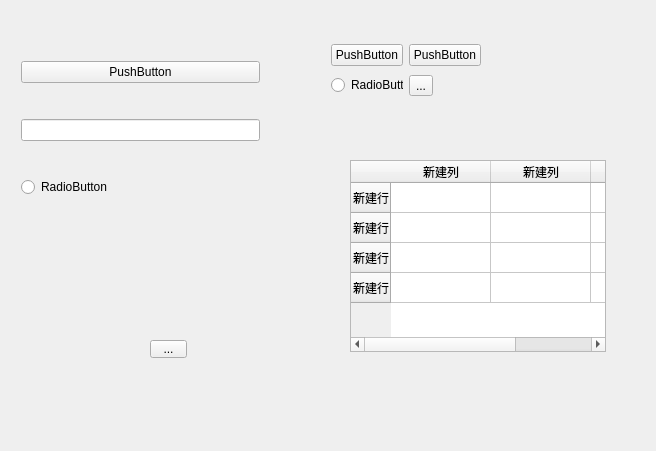
<?xml version="1.0" encoding="UTF-8"?>
<ui version="4.0">
 <class>Widget</class>
 <widget class="QWidget" name="Widget">
  <property name="geometry">
   <rect>
    <x>0</x>
    <y>0</y>
    <width>656</width>
    <height>451</height>
   </rect>
  </property>
  <property name="windowTitle">
   <string>dfgdfg</string>
  </property>
  <widget class="QWidget" name="verticalLayoutWidget">
   <property name="geometry">
    <rect>
     <x>10</x>
     <y>20</y>
     <width>261</width>
     <height>221</height>
    </rect>
   </property>
   <layout class="QVBoxLayout" name="verticalLayout">
    <item>
     <widget class="QPushButton" name="pushButton">
      <property name="text">
       <string>PushButton</string>
      </property>
     </widget>
    </item>
    <item>
     <widget class="QLineEdit" name="lineEdit"/>
    </item>
    <item>
     <widget class="QRadioButton" name="radioButton">
      <property name="text">
       <string>RadioButton</string>
      </property>
     </widget>
    </item>
   </layout>
  </widget>
  <widget class="QWidget" name="gridLayoutWidget">
   <property name="geometry">
    <rect>
     <x>320</x>
     <y>30</y>
     <width>172</width>
     <height>80</height>
    </rect>
   </property>
   <layout class="QGridLayout" name="gridLayout">
    <item row="0" column="0">
     <widget class="QPushButton" name="pushButton_2">
      <property name="text">
       <string>PushButton</string>
      </property>
     </widget>
    </item>
    <item row="0" column="1">
     <widget class="QPushButton" name="pushButton_3">
      <property name="text">
       <string>PushButton</string>
      </property>
     </widget>
    </item>
    <item row="1" column="0">
     <widget class="QRadioButton" name="radioButton_2">
      <property name="text">
       <string>RadioButton</string>
      </property>
     </widget>
    </item>
    <item row="1" column="1">
     <widget class="QToolButton" name="toolButton">
      <property name="text">
       <string>...</string>
      </property>
     </widget>
    </item>
   </layout>
  </widget>
  <widget class="QTableWidget" name="tableWidget">
   <property name="geometry">
    <rect>
     <x>350</x>
     <y>160</y>
     <width>256</width>
     <height>192</height>
    </rect>
   </property>
   <row>
    <property name="text">
     <string>新建行</string>
    </property>
   </row>
   <row>
    <property name="text">
     <string>新建行</string>
    </property>
   </row>
   <row>
    <property name="text">
     <string>新建行</string>
    </property>
   </row>
   <row>
    <property name="text">
     <string>新建行</string>
    </property>
   </row>
   <column>
    <property name="text">
     <string>新建列</string>
    </property>
   </column>
   <column>
    <property name="text">
     <string>新建列</string>
    </property>
   </column>
   <column>
    <property name="text">
     <string>新建列</string>
    </property>
   </column>
  </widget>
  <widget class="QToolButton" name="toolButton_2">
   <property name="geometry">
    <rect>
     <x>150</x>
     <y>340</y>
     <width>37</width>
     <height>18</height>
    </rect>
   </property>
   <property name="text">
    <string>...</string>
   </property>
  </widget>
 </widget>
 <layoutdefault spacing="6" margin="11"/>
 <resources/>
 <connections/>
</ui>
